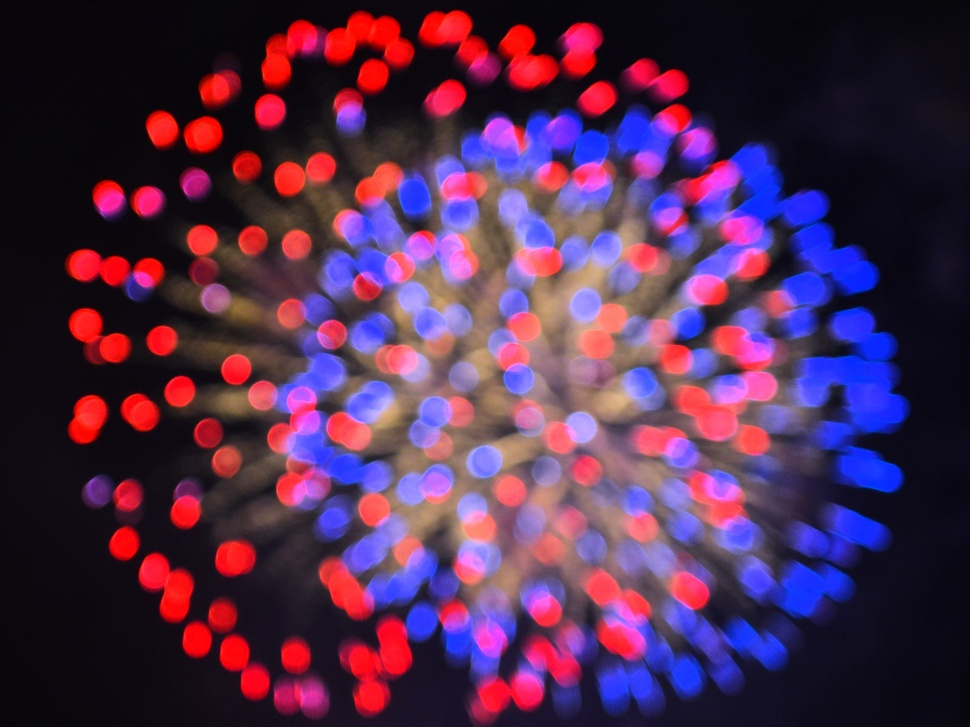
//> input picture cpp/opencv/images/fireworks.jpg, 970 x 727 px, shrunk from 2952 x 2214 before the run
$ ./lab3 ../images/fireworks.jpg   (built with g++ and OpenCV 4)
//> lines starting //> are read from the running program, lines starting //| are printed output that depends on the picture
// for all the image manipulation functions.
#include "opencv2/highgui/highgui.hpp"
#include "opencv2/imgproc/imgproc.hpp"
// for cout et al
#include <iostream>
// for atoi
#include <cstdlib>

using namespace cv;

int main( int argc, const char** argv )
{

	if(argc != 2)
	{
		std::cout << "Error: Input image not included. Try again." << std::endl;
		return -1;
	}

	Mat img = imread(argv[1], CV_LOAD_IMAGE_COLOR); // CV_LOAD_GRAYSCALE for single plane.
//> img is the input picture: 727 rows x 970 cols, CV_8UC3; mean B, G, R 78.7, 44, 81

	if (img.empty())
	{
		std::cout << "Image cannot be loaded." << std::endl;
		return -1;
	}

	int maxVal = 0;
	int minVal = 255;

	for(int i = 0; i < img.rows; i++)
	{
		for(int j = 0; j < img.cols; j++)
		{ // note that the image is stored as BGR.
		// img.at<cv::Vec3b>(xLocation, yLocation)[planeIndex]
		// plane index: 0 1 2 for B, G, R.
			if((int)img.at<cv::Vec3b>(i,j)[2] < minVal)
				minVal = (int)img.at<cv::Vec3b>(i,j)[2];
			if((int)img.at<cv::Vec3b>(i,j)[2] > maxVal)
				maxVal = (int)img.at<cv::Vec3b>(i,j)[2];
		}
	}
//> this loop made 727 passes
//> (minVal, maxVal) on passes 1 to 3: (4, 15), (4, 15), (4, 15)
//> after the loop, minVal = 0; maxVal = 255

	std::cout << "Max value in Red plane of image is " << maxVal << std::endl;
//| Max value in Red plane of image is 255
	std::cout << "Min: value in Red plane of image is " << minVal << std::endl;
//| Min: value in Red plane of image is 0

	maxVal = 0;
	minVal = 255;

	for(int i = 0; i < img.rows; i++)
	{
		for(int j = 0; j < img.cols; j++)
		{ // note that the image is stored as BGR.
		// img.at<cv::Vec3b>(xLocation, yLocation)[planeIndex]
		// plane index: 0 1 2 for B, G, R.
			if((int)img.at<cv::Vec3b>(i,j)[0] < minVal)
				minVal = (int)img.at<cv::Vec3b>(i,j)[0];
			if((int)img.at<cv::Vec3b>(i,j)[0] > maxVal)
				maxVal = (int)img.at<cv::Vec3b>(i,j)[0];
		}
	}
//> this loop made 727 passes
//> (minVal, maxVal) on passes 1 to 3: (8, 20), (8, 20), (8, 20)
//> after the loop, minVal = 0; maxVal = 255

	std::cout << "Max value in Blue plane of image is " << maxVal << std::endl;
//| Max value in Blue plane of image is 255
	std::cout << "Min: value in Blue plane of image is " << minVal << std::endl;
//| Min: value in Blue plane of image is 0

	for(int i = 0; i < img.rows; i++)
	{
		for(int j = 0; j < img.cols; j++)
		{ // note that the image is stored as BGR.
		// img.at<cv::Vec3b>(xLocation, yLocation)[planeIndex]
		// plane index: 0 1 2 for B, G, R.
			img.at<cv::Vec3b>(i,j)[0] *= 1.5;
		}
	}
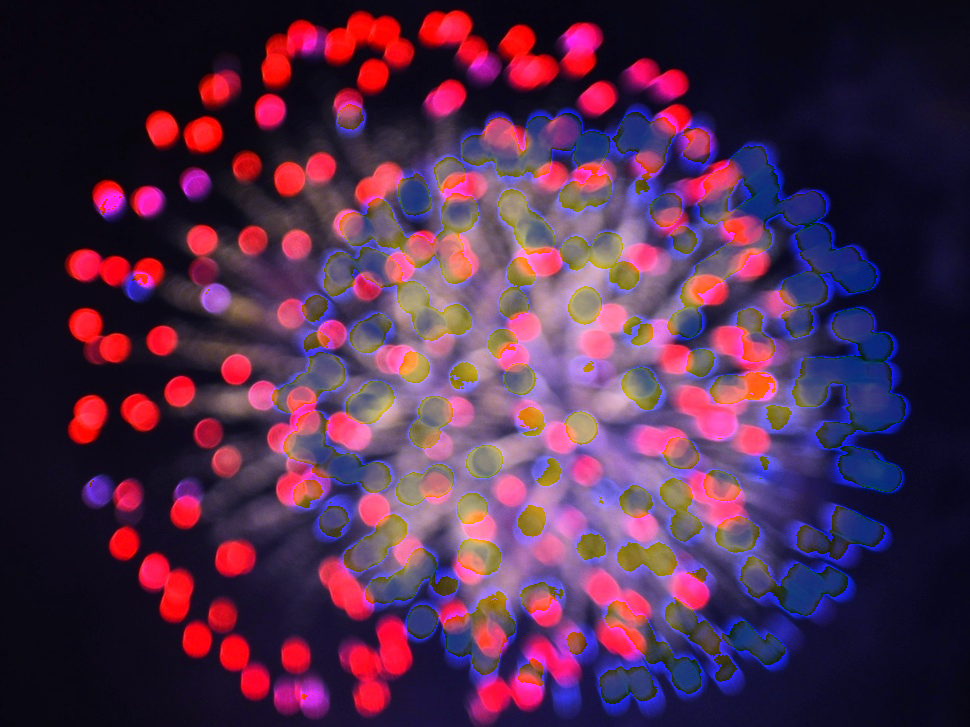
//> img: 727 rows x 970 cols, CV_8UC3; mean B, G, R 75.8, 44, 81

	namedWindow("Original Image", CV_WINDOW_AUTOSIZE);

	imshow("Original Image", img);

	waitKey(0);

	destroyAllWindows(); //destroy all open windows

	return 0;
}
